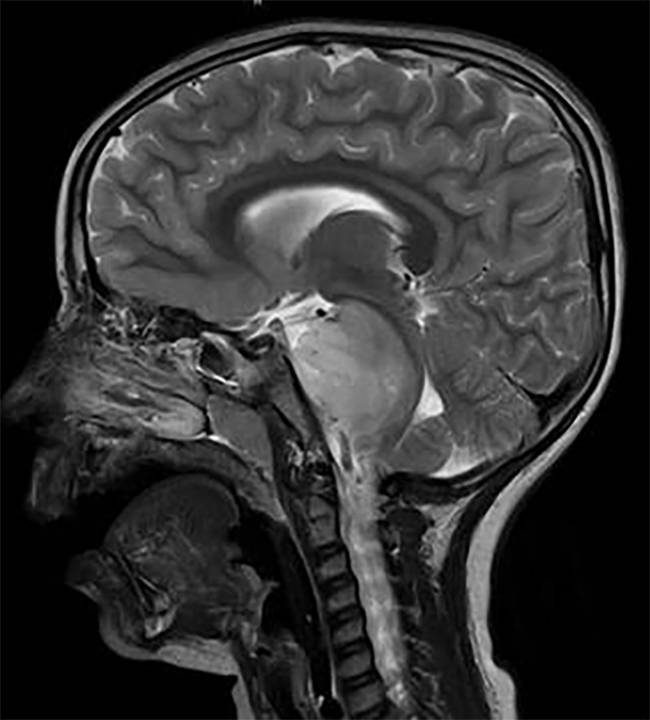
#> input picture brainscan.jpg, 650 x 720 px
$ jupyter execute Run_Segmentation.ipynb   (shell and % lines are left out)   (older library calls are emulated)
#> lines starting #> are read from the running program, lines starting #| are printed output that depends on the picture; after the words box and inside, x2 and y2 are one past the last pixel; in counts of white or black regions, pixels touching at a corner belong together
#  Medical Image Segmentation

##  "Simple Thresholding Technique"

[cell 1]
# First import OpenCV, NumPY and MatPlotLib as we will use these libraries
import cv2
import numpy as np
import matplotlib.pyplot as plt


# Load a color image
img = cv2.imread("brainscan.jpg")
#> img is the input picture: shape (720, 650, 3); min 0, max 255, mean 50.1

#Original Image
plt.axis("off")
plt.imshow(cv2.cvtColor(img, cv2.COLOR_BGR2RGB))

# Blurring Image To Reduce Noise

[cell 2]
# Apply some blurring to reduce noise

# h is the Parameter regulating filter strength for luminance component.
# Bigger h value perfectly removes noise but also removes image details,
# smaller h value preserves details but also preserves some noise
# Experiment with setting h and hColor to a suitable value.

h = 20
hColor = 20

# Default values
templateWindowSize = 7
searchWindowSize = 21

blur = cv2.fastNlMeansDenoisingColored(img, None,h,hColor,templateWindowSize,searchWindowSize)
plt.imshow(cv2.cvtColor(blur, cv2.COLOR_BGR2RGB))
plt.axis("off")
plt.savefig("blur.jpg")

# Edge Detection

[cell 3]
# Apply a morphological gradient (dilate the image, erode the image, and take the difference)

elKernel = cv2.getStructuringElement(cv2.MORPH_ELLIPSE, (23,23))


gradient = cv2.morphologyEx(blur, cv2.MORPH_GRADIENT, elKernel)
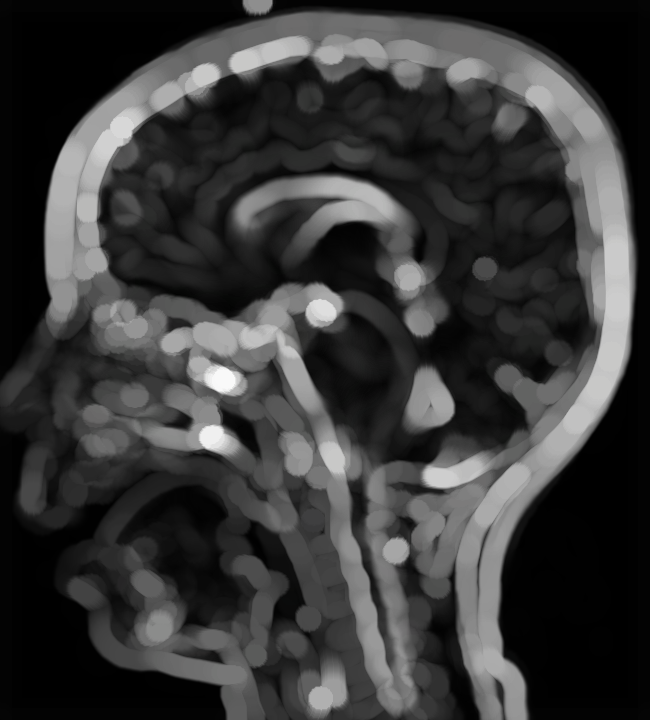
#> gradient: shape (720, 650, 3); mean B, G, R 56.7, 56.8, 56.8


plt.imshow(cv2.cvtColor(gradient, cv2.COLOR_BGR2RGB))
plt.axis("off")
plt.savefig("edgedetect.jpg")

## OTSU Thresholding

[cell 4]
# Apply Otsu's method - or you can adjust the level at which thresholding occurs
# and see what the effect of this is
# Convert gradient to grayscale

gradient = cv2.cvtColor(gradient, cv2.COLOR_BGR2GRAY)
#> gradient: shape (720, 650)

#Apply Otsu's method for thresholding gradient image
otsu = cv2.threshold(gradient, 0, 255, cv2.THRESH_BINARY | cv2.THRESH_OTSU)[1]
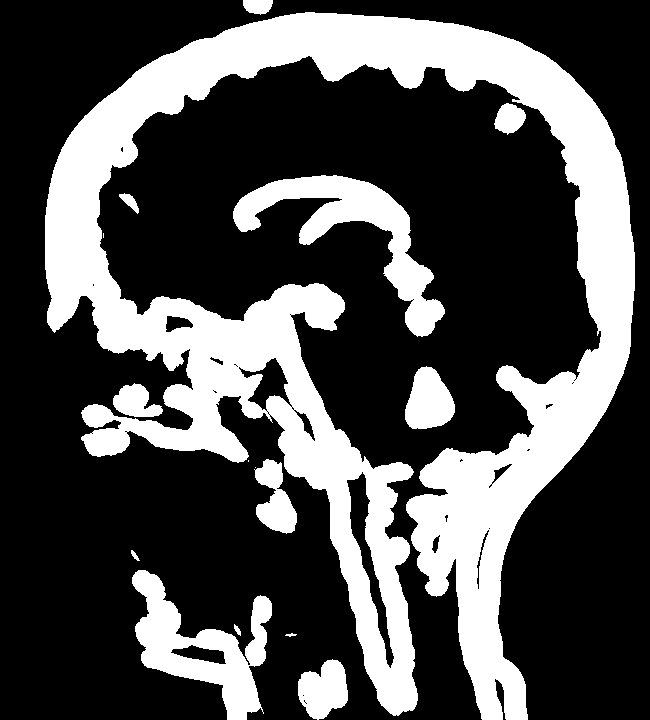
#> otsu: shape (720, 650); 30.6% white; 16 white regions (3 under 20 px), largest, box (x1, y1, x2, y2) and area: (45, 12, 635, 720) 116917, (233, 175, 445, 337) 9248, (132, 570, 272, 720) 8297

plt.imshow(otsu, cmap='gray')
plt.axis("off")
plt.savefig("otsu.jpg")

# Closing Operation

[cell 5]
# Apply a closing operation - we're using a large kernel here. By all means adjust the size of this kernel
# and observe the effects

closingKernel = cv2.getStructuringElement(cv2.MORPH_ELLIPSE, (33,33))
close = cv2.morphologyEx(otsu, cv2.MORPH_CLOSE, closingKernel)
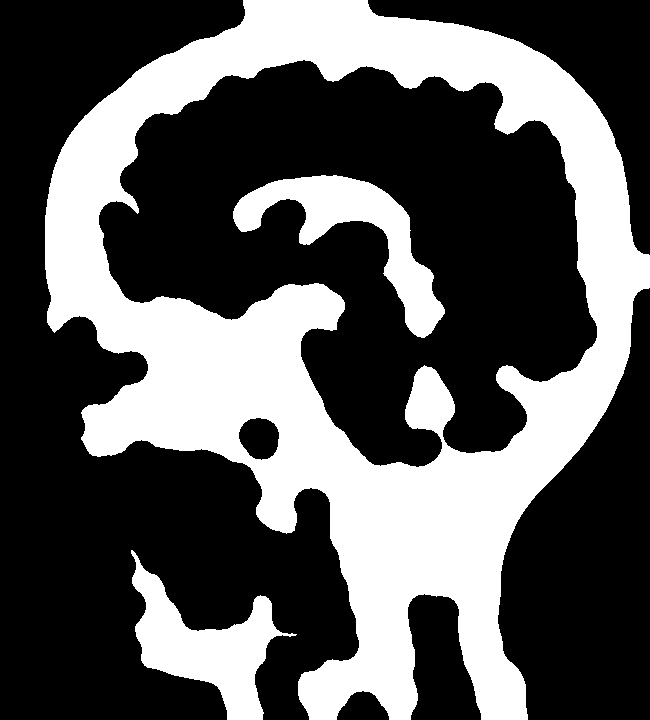
#> close: shape (720, 650); 35.2% white; 3 white regions, box (x1, y1, x2, y2) and area: (45, 0, 650, 720) 144233, (131, 550, 297, 720) 10306, (233, 175, 445, 338) 10140
plt.imshow(close, cmap='gray')
plt.axis("off")

# Erosion Operation

[cell 6]
# Erode smaller artefacts out of the image - play with iterations to see how it works
#Erosion Operations

eroded = cv2.erode(close, None, iterations=6)
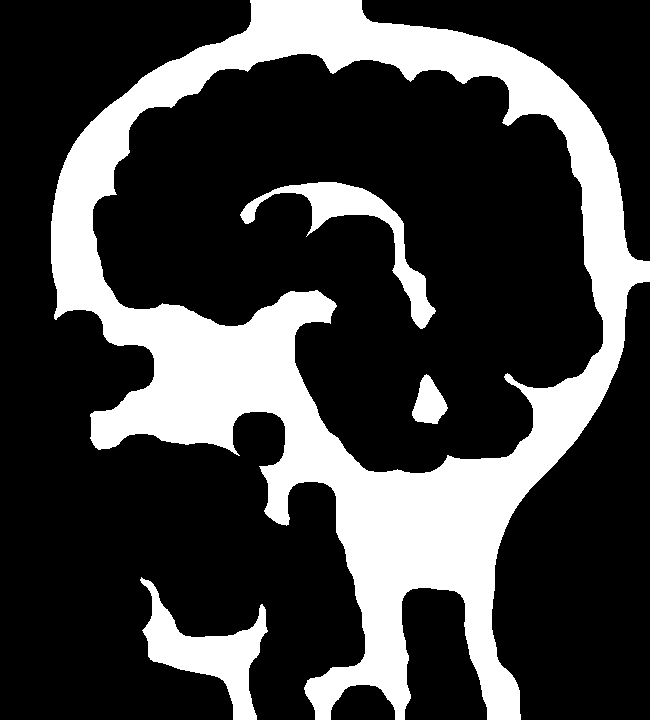
#> eroded: shape (720, 650); 25.6% white; 4 white regions, box (x1, y1, x2, y2) and area: (51, 0, 650, 720) 107318, (140, 577, 268, 720) 6244, (240, 182, 436, 329) 4990, (412, 374, 448, 424) 1112
plt.imshow(eroded, cmap='gray')
plt.savefig("erosion.jpg")
plt.axis("off")

[cell 7]
p = int(img.shape[1] * 0.05)
#> p = 32
eroded[:, 0:p] = 0
eroded[:, img.shape[1] - p:] = 0
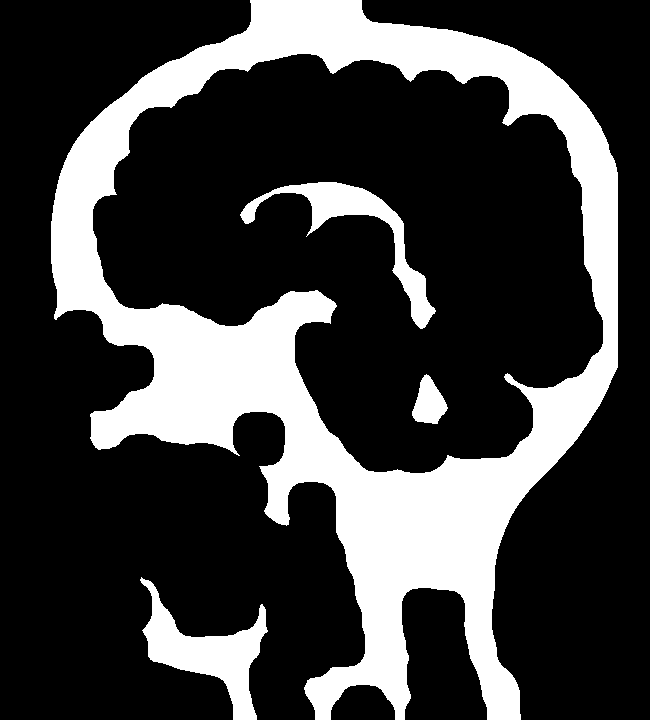
#> eroded: shape (720, 650); 25.2% white; 4 white regions

[cell 8]
# keep post-processing simple
# Find Contours on Erosion Image

(cnting, contours, _) = cv2.findContours(eroded.copy(), cv2.RETR_EXTERNAL, cv2.CHAIN_APPROX_SIMPLE)
#> contours = 2 contours; box (x1, y1, x2, y2) and area: (51, 0, 618, 720) 247196, (140, 577, 268, 720) 5996


# Sort the candidates by size, and just keep the largest one
contours = sorted(contours, key=cv2.contourArea, reverse=True)[:1]
#> contours = 1 contour; box (x1, y1, x2, y2) and area: (51, 0, 618, 720) 247196

# Lets create two images, initially all zeros (i.e. black)
h, w, num_c = img.shape
#> h = 720; w = 650; num_c = 3
segmask = np.zeros((h, w, num_c), np.uint8)
stencil = np.zeros((h, w, num_c), np.uint8)

# I know we've only one contour, but - in general - we'd expect to have more contours to deal with
for c in contours:
    # Fill in the starfish shape into segmask
    cv2.drawContours(segmask, [c], 0, (255,0,0), -1)
    # and then re-arrange the colors using numpy
    cv2.drawContours(stencil, [c], 0, (255, 0, 0), -1)
    stencil[np.where((stencil==[0,0,0]).all(axis=2))] = [0,0, 255]
    stencil[np.where((stencil==[255,0,0]).all(axis=2))] = [0, 0, 0]
#> this loop made 1 pass
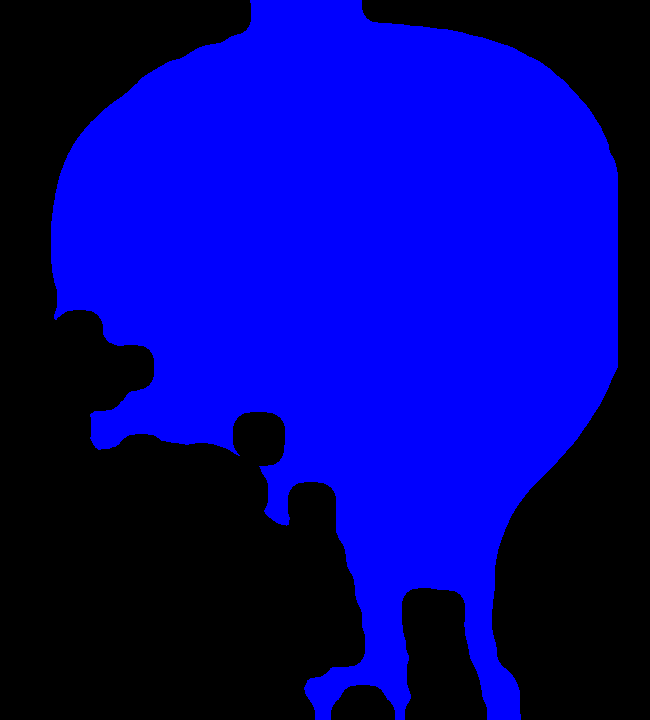
#> segmask: shape (720, 650, 3); mean of channels 0, 1, 2 135.4, 0, 0; drawn as B, G, R
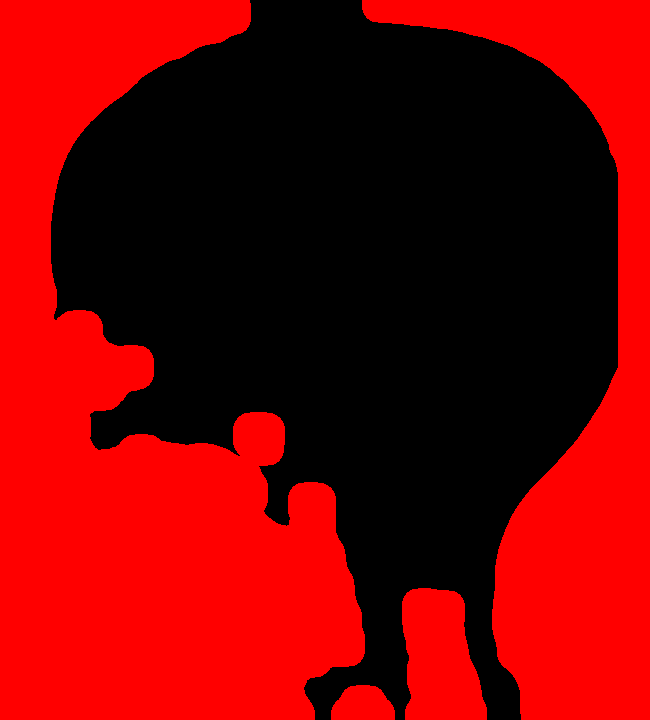
#> stencil: shape (720, 650, 3); mean of channels 0, 1, 2 0, 0, 119.6; drawn as B, G, R

# Now, lets create a mask image by bitwise ORring segmask and stencil together
mask = cv2.bitwise_or(stencil, segmask)
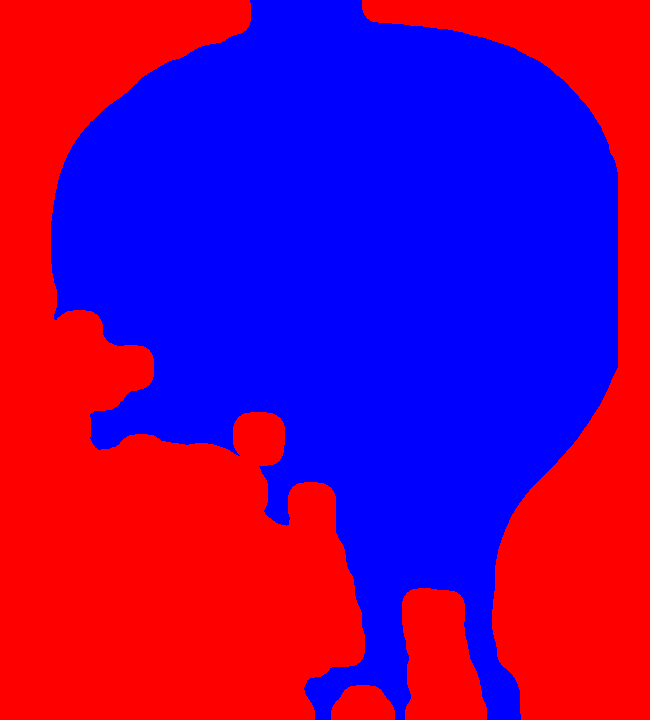
#> mask: shape (720, 650, 3); mean of channels 0, 1, 2 135.4, 0, 119.6; drawn as B, G, R

plt.imshow(cv2.cvtColor(mask, cv2.COLOR_BGR2RGB))
plt.axis("off")

[cell 9]
# Now, lets just blend our original image with our mask

output = cv2.bitwise_or(mask, img)
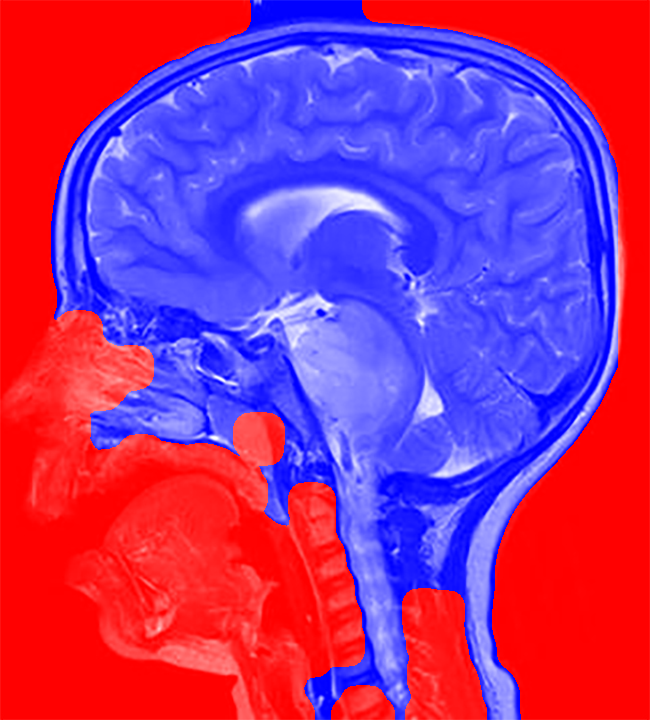
#> output: shape (720, 650, 3); mean of channels 0, 1, 2 143.1, 50.1, 162; drawn as B, G, R

plt.imshow(cv2.cvtColor(output, cv2.COLOR_BGR2RGB))
plt.axis("off")
plt.savefig("segment.jpg")
